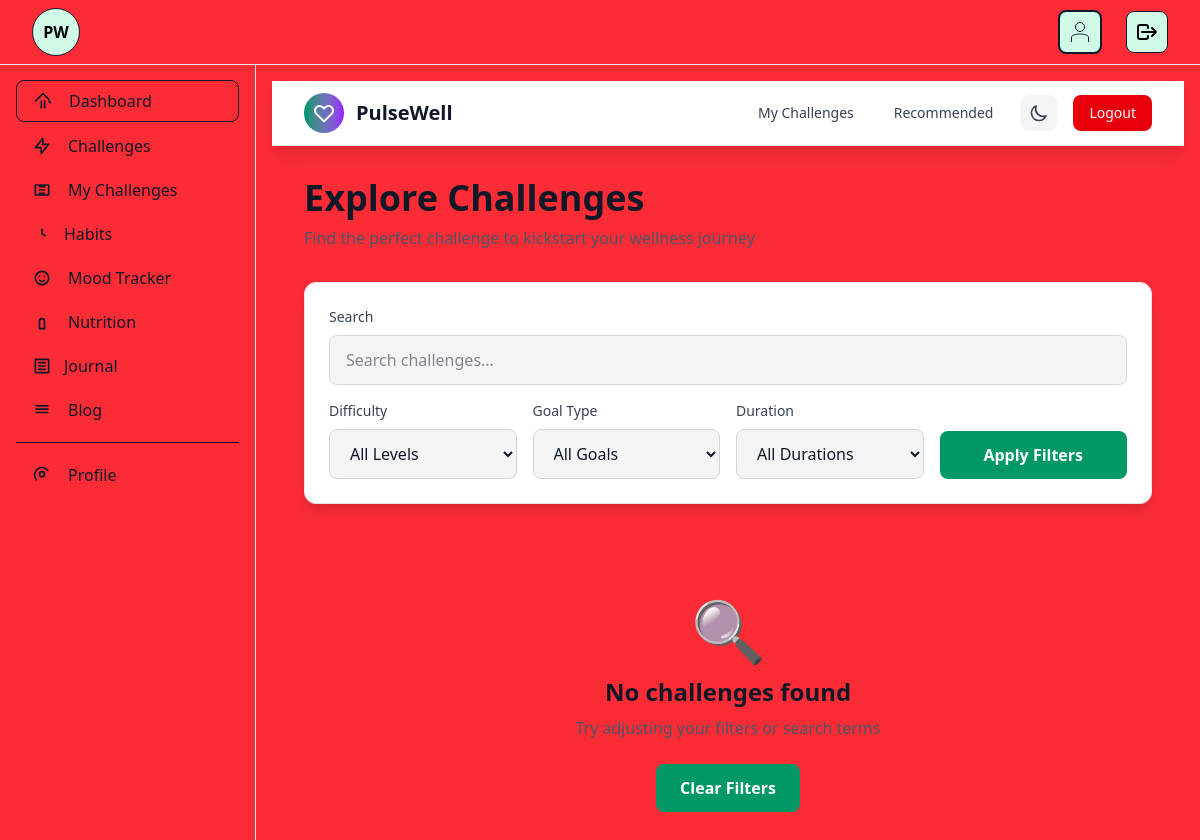
Before: /challenges/ (signed in) with the older database file.
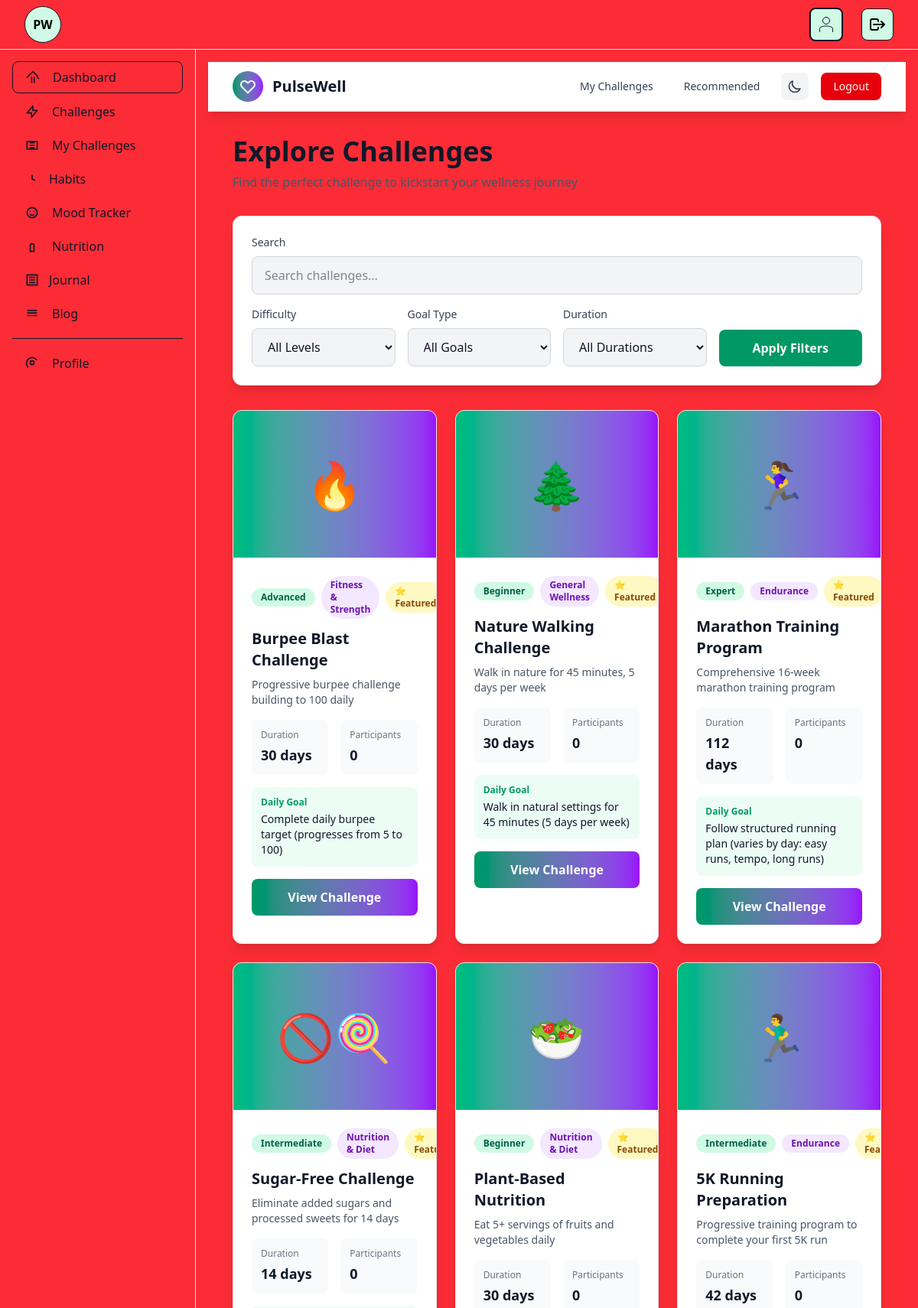
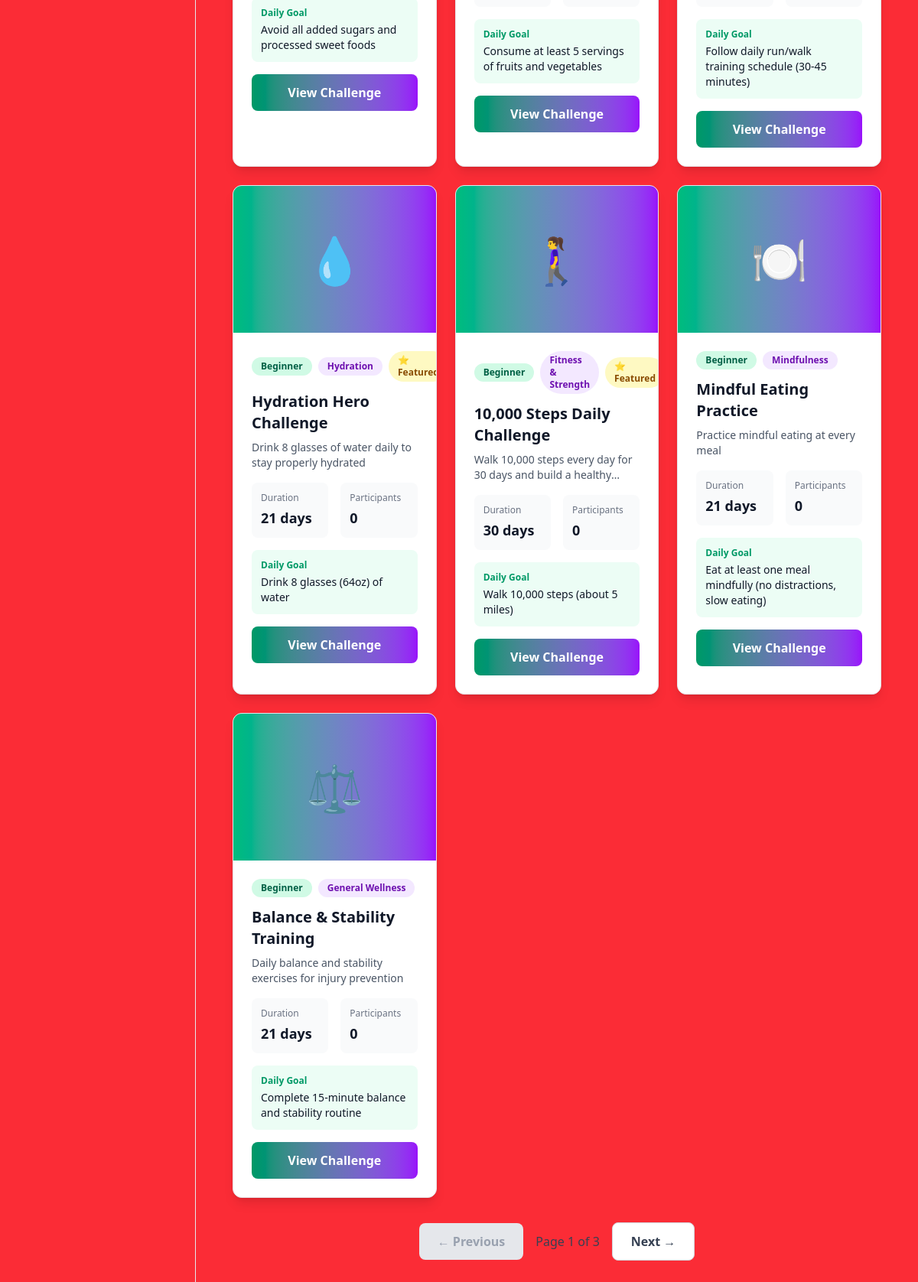
After: the same page with the newer database file (2 pictures, top to bottom).
### challenges/models.py (models this page shows, shortened)
class Challenge(models.Model):
    DIFFICULTY_CHOICES = [
        ('beginner', 'Beginner'),
        ('intermediate', 'Intermediate'),
        ('advanced', 'Advanced'),
        ('expert', 'Expert'),
    ]
    GOAL_TYPE_CHOICES = [
        ('weight', 'Weight Loss'),
        ('fitness', 'Fitness & Strength'),
        ('mental_health', 'Mental Health'),
        ('nutrition', 'Nutrition & Diet'),
        ('sleep', 'Sleep Quality'),
        ('hydration', 'Hydration'),
        ('flexibility', 'Flexibility'),
        ('endurance', 'Endurance'),
        ('mindfulness', 'Mindfulness'),
        ('general', 'General Wellness'),
    ]
    TRACKING_TYPE_CHOICES = [
        ('boolean', 'Yes/No (Completed or Not)'),
        ('numeric', 'Numeric (e.g., steps, calories)'),
        ('time', 'Time-based (e.g., minutes)'),
        ('count', 'Count (e.g., glasses of water)'),
    ]
    title = models.CharField(max_length=200, help_text='Challenge name')
    slug = models.SlugField(max_length=200, unique=True)
    description = models.TextField(help_text='Detailed description of the challenge')
    short_description = models.CharField(max_length=150, help_text='Brief summary for cards')
    duration_days = models.PositiveIntegerField(help_text='Challenge duration in days')
    difficulty = models.CharField(max_length=20, choices=DIFFICULTY_CHOICES, default='beginner')
    goal_type = models.CharField(max_length=20, choices=GOAL_TYPE_CHOICES, default='general')
    tracking_type = models.CharField(max_length=20, choices=TRACKING_TYPE_CHOICES, default='boolean')
    daily_target = models.DecimalField(
        max_digits=10,
        decimal_places=2,
        null=True,
        blank=True,
        help_text='Daily target value (for numeric/time/count tracking)'
    )
    daily_requirement = models.TextField(help_text='What users need to do daily (e.g., "Walk 10,000 steps")')
    points_reward = models.PositiveIntegerField(default=100, help_text='Points earned on completion')
    badge_name = models.CharField(max_length=100, blank=True, help_text='Badge name for completion')
    badge_icon = models.CharField(max_length=50, blank=True, help_text='Emoji or icon for badge')
    is_active = models.BooleanField(default=True, help_text='Is challenge available to join?')
    is_featured = models.BooleanField(default=False, help_text='Feature on homepage?')
    max_participants = models.PositiveIntegerField(null=True, blank=True, help_text='Max users (optional)')
    recommended_for_bmi_range = models.CharField(
        max_length=50,
        blank=True,
        help_text='e.g., "18.5-25" or "25-30"'
    )
    recommended_for_goals = models.JSONField(
        default=list,
        blank=True,
        help_text='List of wellness goals this suits'
    )
    cover_image = models.ImageField(upload_to='challenges/covers/', null=True, blank=True)
    created_by = models.ForeignKey(settings.AUTH_USER_MODEL, on_delete=models.SET_NULL, null=True, related_name='created_challenges')
    created_at = models.DateTimeField(auto_now_add=True)
    updated_at = models.DateTimeField(auto_now=True)
    class Meta:
        verbose_name = 'Challenge'
        verbose_name_plural = 'Challenges'
        ordering = ['-is_featured', '-created_at']
    def get_participant_count(self):
        return self.user_challenges.filter(status__in=['active', 'completed']).count()
    def is_full(self):
        if self.max_participants:
            return self.get_participant_count() >= self.max_participants
        return False

### challenges/views.py (the view, shortened to what this page needs)
# urls.py: path('', views.challenge_explore, name='explore'),
@login_required
def challenge_explore(request):
    challenges = Challenge.objects.filter(is_active=True)
    difficulty = request.GET.get('difficulty', '')
    goal_type = request.GET.get('goal_type', '')
    duration = request.GET.get('duration', '')
    search = request.GET.get('search', '')
    if difficulty:
        challenges = challenges.filter(difficulty=difficulty)
    if goal_type:
        challenges = challenges.filter(goal_type=goal_type)
    if search:
        challenges = challenges.filter(
            Q(title__icontains=search) |
            Q(description__icontains=search) |
            Q(daily_requirement__icontains=search)
        )
    user_challenge_ids = []
    if request.user.is_authenticated:
        user_challenge_ids = UserChallenge.objects.filter(
            user=request.user,
            status='active'
        ).values_list('challenge_id', flat=True)
    paginator = Paginator(challenges, 10)
    page_number = request.GET.get('page')
    page_obj = paginator.get_page(page_number)
    context = {
        'page_obj': page_obj,
        'user_challenge_ids': list(user_challenge_ids),
        'difficulty': difficulty,
        'goal_type': goal_type,
        'duration': duration,
        'search': search,
        'difficulty_choices': Challenge.DIFFICULTY_CHOICES,
        'goal_type_choices': Challenge.GOAL_TYPE_CHOICES,
    }
    return render(request, 'challenges/explore.html', context)

### templates/challenges/explore.html (shortened to what the changed rows need)
{% extends 'base.html' %}
{% load static %}
{% block content %}
<div class="min-h-screen  dark:bg-gray-900">
    <div class="max-w-7xl mx-auto py-8 px-4 sm:px-6 lg:px-8">
        <div class="mb-8">
            <h1 class="text-4xl font-bold text-gray-900 dark:text-white mb-2">
                Explore Challenges
            </h1>
        </div>
        {% if page_obj %}
        <div class="grid grid-cols-1 md:grid-cols-2 lg:grid-cols-3 gap-6 mb-8">
            {% for challenge in page_obj %}
            <div class="bg-white dark:bg-gray-800 rounded-xl shadow-lg overflow-hidden border border-gray-200 dark:border-gray-700 hover:shadow-2xl transition duration-300 transform hover:-translate-y-1">
                {% if challenge.cover_image %}
                <img src="{{ challenge.cover_image.url }}" alt="{{ challenge.title }}" class="w-full h-48 object-cover">
                {% else %}
                <div class="w-full h-48 bg-gradient-to-r from-emerald-500 to-purple-600 flex items-center justify-center">
                    <span class="text-6xl">{{ challenge.badge_icon|default:"🎯" }}</span>
                </div>
                {% endif %}
                <div class="p-6">
                    <div class="flex items-center gap-2 mb-3">
                        <span class="px-3 py-1 bg-emerald-100 dark:bg-emerald-900 text-emerald-800 dark:text-emerald-200 rounded-full text-xs font-semibold">
                            {{ challenge.get_difficulty_display }}
                        </span>
                        <span class="px-3 py-1 bg-purple-100 dark:bg-purple-900 text-purple-800 dark:text-purple-200 rounded-full text-xs font-semibold">
                            {{ challenge.get_goal_type_display }}
                        </span>
                        {% if challenge.is_featured %}
                        <span class="px-3 py-1 bg-yellow-100 dark:bg-yellow-900 text-yellow-800 dark:text-yellow-200 rounded-full text-xs font-semibold">
                            ⭐ Featured
                        </span>
                        {% endif %}
                    </div>
                    <h3 class="text-xl font-bold text-gray-900 dark:text-white mb-2">{{ challenge.title }}</h3>
                    <p class="text-gray-600 dark:text-gray-400 text-sm mb-4 line-clamp-2">{{ challenge.short_description }}</p>
                    <div class="grid grid-cols-2 gap-4 mb-4">
                        <div class="bg-gray-50 dark:bg-gray-900 rounded-lg p-3">
                            <div class="text-xs text-gray-500 dark:text-gray-400 mb-1">Duration</div>
                            <div class="text-lg font-bold text-gray-900 dark:text-white">{{ challenge.duration_days }} days</div>
                        </div>
                        <div class="bg-gray-50 dark:bg-gray-900 rounded-lg p-3">
                            <div class="text-xs text-gray-500 dark:text-gray-400 mb-1">Participants</div>
                            <div class="text-lg font-bold text-gray-900 dark:text-white">{{ challenge.get_participant_count }}</div>
                        </div>
                    </div>
                    <div class="bg-emerald-50 dark:bg-emerald-900/20 rounded-lg p-3 mb-4">
                        <div class="text-xs text-emerald-600 dark:text-emerald-400 font-semibold mb-1">Daily Goal</div>
                        <div class="text-sm text-gray-900 dark:text-white">{{ challenge.daily_requirement }}</div>
                    </div>
                    {% if challenge.id in user_challenge_ids %}
                    <a href="{% url 'challenges:my_challenges' %}" class="block w-full text-center px-6 py-3 bg-green-100 dark:bg-green-900 text-green-800 dark:text-green-200 font-semibold rounded-lg">
                        ✓ Joined
                    </a>
                    {% elif challenge.is_full %}
                    <button disabled class="w-full px-6 py-3 bg-gray-300 dark:bg-gray-700 text-gray-500 dark:text-gray-400 font-semibold rounded-lg cursor-not-allowed">
                        Full
                    </button>
                    {% else %}
                    <a href="{% url 'challenges:detail' slug=challenge.slug %}" class="block w-full text-center px-6 py-3 bg-gradient-to-r from-emerald-600 to-purple-600 hover:from-emerald-700 hover:to-purple-700 text-white font-bold rounded-lg transition duration-200">
                        View Challenge
                    </a>
                    {% endif %}
                </div>
            </div>
            {% endfor %}
        </div>
        {% if page_obj.has_other_pages %}
        <div class="flex justify-center items-center gap-4">
            {% if page_obj.has_previous %}
            <a href="?page={{ page_obj.previous_page_number }}{% if difficulty %}&difficulty={{ difficulty }}{% endif %}{% if goal_type %}&goal_type={{ goal_type }}{% endif %}{% if duration %}&duration={{ duration }}{% endif %}{% if search %}&search={{ search }}{% endif %}" class="px-6 py-3 bg-white dark:bg-gray-800 border border-gray-300 dark:border-gray-700 text-gray-700 dark:text-gray-300 font-semibold rounded-lg hover:bg-gray-50 dark:hover:bg-gray-700 transition duration-200">
                ← Previous
            </a>
            {% else %}
            <button disabled class="px-6 py-3 bg-gray-200 dark:bg-gray-700 text-gray-400 dark:text-gray-500 font-semibold rounded-lg cursor-not-allowed">
                ← Previous
            </button>
            {% endif %}
            <span class="text-gray-700 dark:text-gray-300 font-medium">
                Page {{ page_obj.number }} of {{ page_obj.paginator.num_pages }}
            </span>
            {% if page_obj.has_next %}
            <a href="?page={{ page_obj.next_page_number }}" class="px-6 py-3 bg-white dark:bg-gray-800 border border-gray-300 dark:border-gray-700 text-gray-700 dark:text-gray-300 font-semibold rounded-lg hover:bg-gray-50 dark:hover:bg-gray-700 transition duration-200">
                Next →
            </a>
            {% else %}
            <button disabled class="px-6 py-3 bg-gray-200 dark:bg-gray-700 text-gray-400 dark:text-gray-500 font-semibold rounded-lg cursor-not-allowed">
                Next →
            </button>
            {% endif %}
        </div>
        {% endif %}
        {% else %}
        <div class="text-center py-16">
            <div class="text-6xl mb-4">🔍</div>
            <h3 class="text-2xl font-bold text-gray-900 dark:text-white mb-2">No challenges found</h3>
            <p class="text-gray-600 dark:text-gray-400 mb-6">Try adjusting your filters or search terms</p>
            <a href="{% url 'challenges:explore' %}" class="inline-block px-6 py-3 bg-emerald-600 hover:bg-emerald-700 text-white font-semibold rounded-lg transition duration-200">
                Clear Filters
            </a>
        </div>
        {% endif %}
    </div>
</div>
{% endblock %}

Changed rows visible on the page:
added Challenge: badge_icon "🔥", difficulty "Advanced", goal_type "Fitness & Strength", is_featured "⭐ Featured", title "Burpee Blast Challenge", short_description "Progressive burpee challenge building to 100 daily", duration_days "30", get_participant_count "0", daily_requirement "Complete daily burpee target (progresses from 5 to 100)", shows "View Challenge"
added Challenge: badge_icon "🌲", difficulty "Beginner", goal_type "General Wellness", is_featured "⭐ Featured", title "Nature Walking Challenge", short_description "Walk in nature for 45 minutes, 5 days per week", duration_days "30", get_participant_count "0", daily_requirement "Walk in natural settings for 45 minutes (5 days per week)", shows "View Challenge"
added Challenge: badge_icon "🏃‍♀️", difficulty "Expert", goal_type "Endurance", is_featured "⭐ Featured", title "Marathon Training Program", short_description "Comprehensive 16-week marathon training program", duration_days "112", get_participant_count "0", daily_requirement "Follow structured running plan (varies by day: easy runs, tempo, long runs)", shows "View Challenge"
added Challenge: badge_icon "🚫🍭", difficulty "Intermediate", goal_type "Nutrition & Diet", title "Sugar-Free Challenge", short_description "Eliminate added sugars and processed sweets for 14 days", duration_days "14", get_participant_count "0", daily_requirement "Avoid all added sugars and processed sweet foods", shows "View Challenge"
added Challenge: badge_icon "🥗", difficulty "Beginner", goal_type "Nutrition & Diet", is_featured "⭐ Featured", title "Plant-Based Nutrition", short_description "Eat 5+ servings of fruits and vegetables daily", duration_days "30", get_participant_count "0", daily_requirement "Consume at least 5 servings of fruits and vegetables", shows "View Challenge"
added Challenge: badge_icon "🏃‍♂️", difficulty "Intermediate", goal_type "Endurance", title "5K Running Preparation", short_description "Progressive training program to complete your first 5K run", duration_days "42", get_participant_count "0", daily_requirement "Follow daily run/walk training schedule (30-45 minutes)", shows "View Challenge"
added Challenge: badge_icon "💧", difficulty "Beginner", goal_type "Hydration", title "Hydration Hero Challenge", short_description "Drink 8 glasses of water daily to stay properly hydrated", duration_days "21", get_participant_count "0", daily_requirement "Drink 8 glasses (64oz) of water", shows "View Challenge"
added Challenge: badge_icon "🚶‍♀️", difficulty "Beginner", goal_type "Fitness & Strength", is_featured "⭐ Featured", title "10,000 Steps Daily Challenge", short_description "Walk 10,000 steps every day for 30 days and build a…", duration_days "30", get_participant_count "0", daily_requirement "Walk 10,000 steps (about 5 miles)", shows "View Challenge"
added Challenge: badge_icon "🍽️", difficulty "Beginner", goal_type "Mindfulness", title "Mindful Eating Practice", short_description "Practice mindful eating at every meal", duration_days "21", get_participant_count "0", daily_requirement "Eat at least one meal mindfully (no distractions, slow eating)", shows "View Challenge"
added Challenge: badge_icon "⚖️", difficulty "Beginner", goal_type "General Wellness", title "Balance & Stability Training", short_description "Daily balance and stability exercises for injury prevention", duration_days "21", get_participant_count "0", daily_requirement "Complete 15-minute balance and stability routine", shows "View Challenge"
Other visible differences:
{{ page_obj.number }}: (not shown) → "1"
{{ page_obj.paginator.num_pages }}: (not shown) → "3"
text no longer shown: "🔍 No challenges found Try adjusting your filters or search terms Clear Filters"
text now shown: "← Previous Page of Next →"
